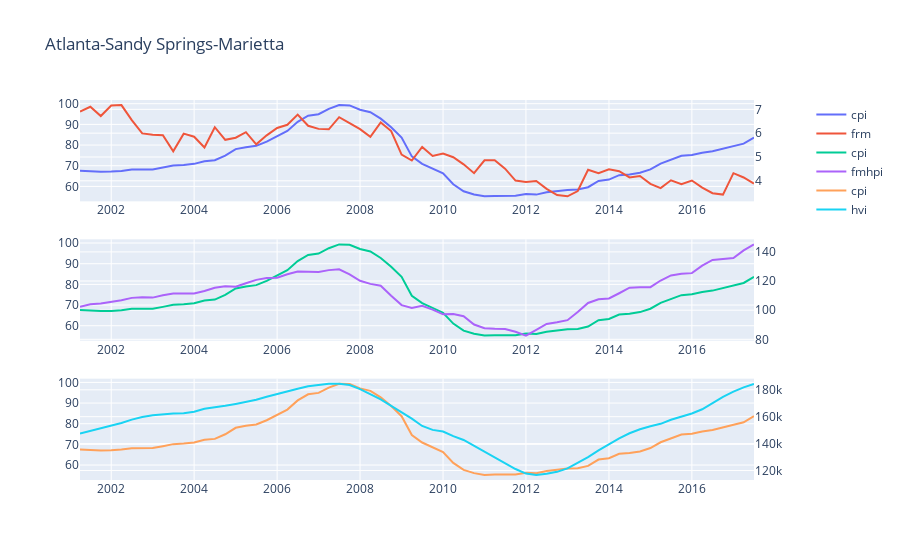

The cell this chart's notebook holds for it:
### Markdown cell above
# 2. Forecasting with Exogenous Variables

### Code cell
# Compare Cadre Price Index with exogenous variables
fig = make_subplots(rows=3, cols=1,
                    specs=[[{"secondary_y": True}],[{"secondary_y": True}],[{"secondary_y": True}]])
# Top
fig.add_trace(
    go.Scatter(x=cpi.index, y=cpi['12060'], name="cpi"),
    row=1, col=1, secondary_y=False,
)
fig.add_trace(
    go.Scatter(x=frm.index, y=frm['mortgage30us'], name="frm"),
    row=1, col=1, secondary_y=True,
)

# Middle
fig.add_trace(
    go.Scatter(x=cpi.index, y=cpi['12060'], name="cpi"),
    row=2, col=1, secondary_y=False,
)
fig.add_trace(
    go.Scatter(x=fmhpi.index, y=fmhpi['12060'], name="fmhpi"),
    row=2, col=1, secondary_y=True,
)

# Bottom
fig.add_trace(
    go.Scatter(x=cpi.index, y=cpi['12060'], name="cpi"),
    row=3, col=1, secondary_y=False,
)
fig.add_trace(
    go.Scatter(x=hvi.index, y=hvi['12060'], name="hvi"),
    row=3, col=1, secondary_y=True,
)

fig.update_layout(title='Atlanta-Sandy Springs-Marietta')
